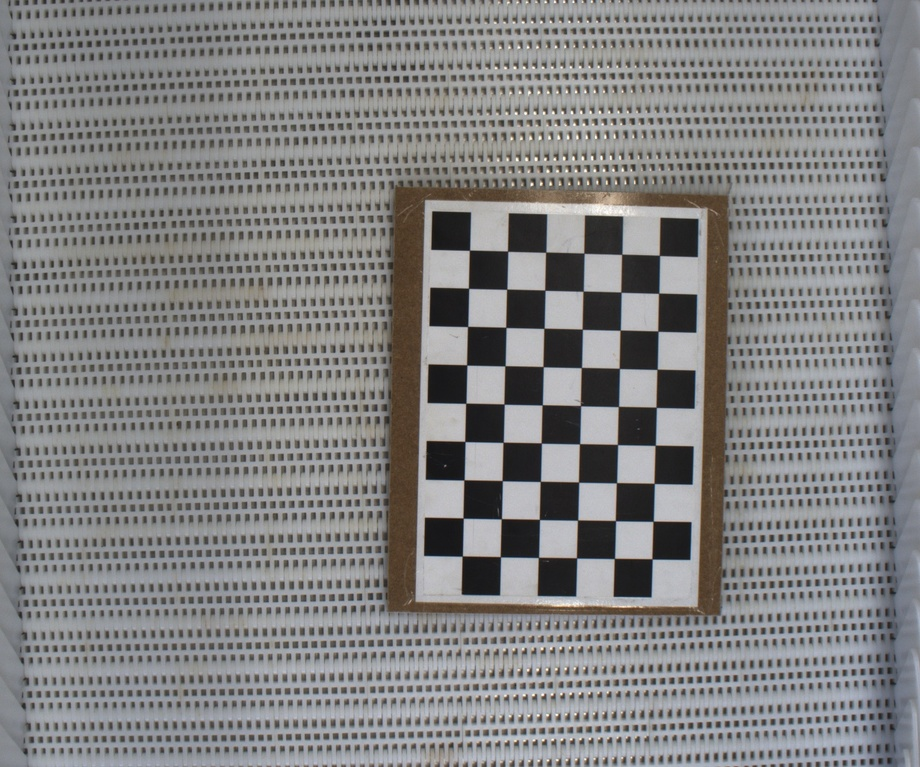
#> input picture Lecture 2/Images/exe_b/00001.jpeg, 920 x 767 px, shrunk from 1232 x 1028 before the run; its folder holds only this picture in this run
$ jupyter execute --allow-errors exe_b_c.ipynb
#> lines starting #> are read from the running program, lines starting #| are printed output that depends on the picture; after the words box and inside, x2 and y2 are one past the last pixel; in counts of white or black regions, pixels touching at a corner belong together; long printed decimals are rounded
Exercise B

B.1) Calibrate the camera using the built-in functions in OpenCV. Note: the checkerboard used in the images is of size 6x9 with each black/white square having a size of 20 mm.

B.2) Unfortunately not all the lines in the images are straight. Especially towards the edges of the images. Rectify this by undistorting (cv2.undistort) one of the images. Save the undistorted image. Is there a difference between the original and undistorted image?

[cell 1]
# Importing libraries & packages
import numpy as np
import cv2 as cv
import matplotlib.pyplot as plt
import time
import glob

# Images path
data_A = "../Images/exe_a/"
data_B = "../Images/exe_b/"
data_C = "../Images/exe_c/"
output = "output/"

B.1) Calibrate the camera using the built-in functions in OpenCV. Note: the checkerboard used in the images is of size 6x9 with each black/white square having a size of 20 mm.

[cell 2]
# termination criteria
criteria = (cv.TERM_CRITERIA_EPS + cv.TERM_CRITERIA_MAX_ITER, 30, 0.001)

# prepare object points, like (0,0,0), (1,0,0), (2,0,0) ....,(6,5,0)
objp = np.zeros((9*6,3), np.float32)
objp[:,:2] = np.mgrid[0:9,0:6].T.reshape(-1,2)

# Arrays to store object points and image points from all the images.
objpoints = [] # 3d point in real world space
imgpoints = [] # 2d points in image plane.

images = glob.glob(data_B+'*.jpeg')
for fname in images:
    img = cv.imread(fname)
#> img is the input picture: shape (767, 920, 3); mean B, G, R 129.5, 129.3, 129.5
    gray = cv.cvtColor(img, cv.COLOR_BGR2GRAY)
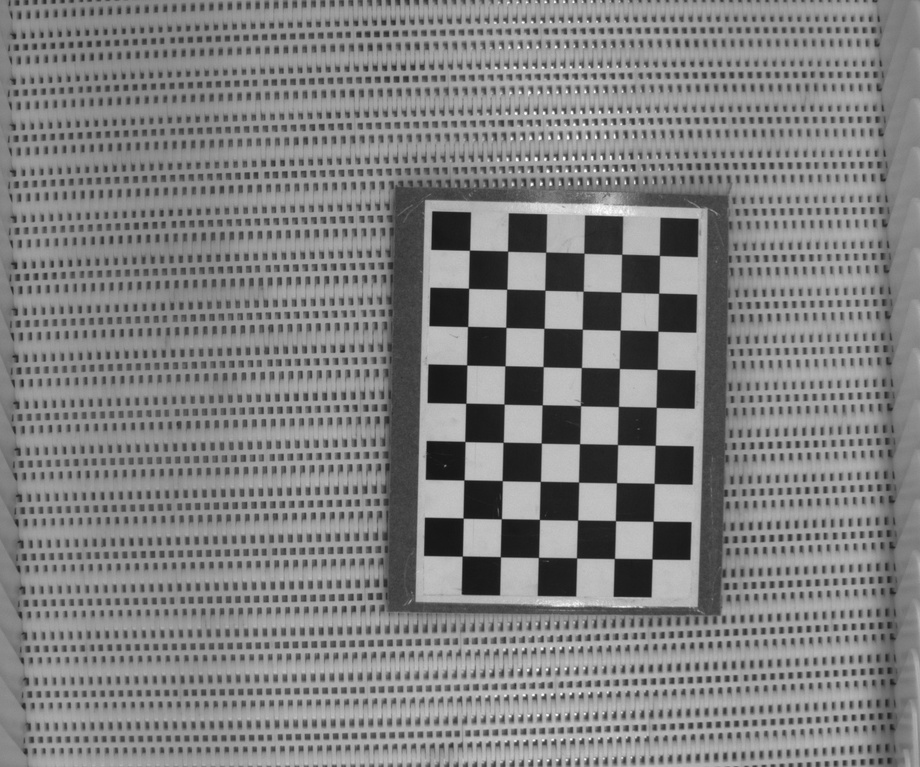
#> gray: shape (767, 920); min 18, max 254, mean 129.4
    # Find the chess board corners
    ret, corners = cv.findChessboardCorners(gray, (9,6), None)
#> ret = True; corners = 54 rows, first 8: [659.4, 255.4], [658.6, 293.2], [657.9, 331.2], [657.1, 369.3], [656.2, 407.3], [655.2, 445.3], [654.2, 483.4], [653.1, 521.3]
    # If found, add object points, image points (after refining them)
    if ret == True:
        objpoints.append(objp)
        corners2 = cv.cornerSubPix(gray,corners, (11,11), (-1,-1), criteria)
#> corners2 = 54 rows, first 8: [659.4, 255.4], [658.7, 293.2], [657.9, 331.1], [657.1, 369.3], [656.2, 407.3], [655.2, 445.3], [654.2, 483.4], [653.1, 521.3]
        imgpoints.append(corners2)

    # Draw and display the corners
    cv.drawChessboardCorners(img, (9,6), corners2, ret)
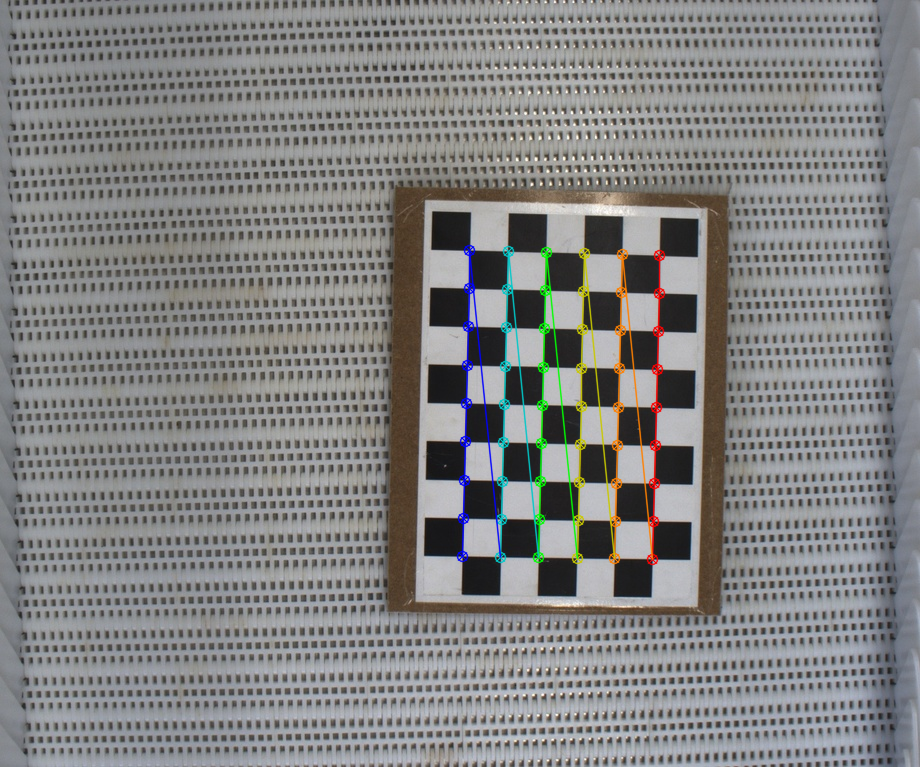
#> img: shape (767, 920, 3); 2% of pixels changed, all inside (x1, y1, x2, y2) = (456, 244, 666, 566)
    cv.imshow('img', img)
    cv.waitKey(0)
    cv.destroyAllWindows()

# Calibrating camera
ret, mtx, dist, rvecs, tvecs = cv.calibrateCamera(objpoints, imgpoints, gray.shape[::-1], None, None)
#> ret = 0.0762; mtx = [[3475.7, 0, 473], [0, 3454.5, 286.6], [0, 0, 1]]; dist = [[-1.38, -19.96, 0.0537, 0.0129, -0.892]]; rvecs = ([-0.0511, -0.0762, 1.59],); tvecs = ([4.89, -0.837, 90.88],)

print('Camera matrix', mtx)
#| Camera matrix [[3.47566821e+03 0.00000000e+00 4.73007869e+02]
#|  [0.00000000e+00 3.45446391e+03 2.86558794e+02]
#|  [0.00000000e+00 0.00000000e+00 1.00000000e+00]]
print('Distortion coeffs', dist)
#| Distortion coeffs [[-1.38254846e+00 -1.99600064e+01  5.36635513e-02  1.28960114e-02
#|   -8.91724507e-01]]
print('Rotation vectors', rvecs)
#| Rotation vectors (array([[-0.05114],
#|        [-0.07617],
#|        [ 1.594]]),)
print('Translation vectors', tvecs)
#| Translation vectors (array([[ 4.889],
#|        [-0.8372],
#|        [90.875]]),)

B.2) Unfortunately not all the lines in the images are straight. Especially towards the edges of the images. Rectify this by undistorting (cv2.undistort) one of the images. Save the undistorted image. Is there a difference between the original and undistorted image?

[cell 3]
# Load img and refine camera matrix
img = cv.imread(data_B+'00004.jpeg')
#> (the rest of this cell did not finish here and is left out)

Exercise C

C.1) In image 'images/00006.jpeg' draw the x, y and z axes such that they correspond with the checkerboard with origo at (0,0,0) in relation to the checkerboard in the image. Each axis should be 40 mm in the world space.

C.2) Try to project the point (40.0, 0.0, 0.0) from the 3D world coordinates (in relation to the checkerboard) to 2D image coordinates without using the cv2.projectPoints function and instead apply the matrices K[R|t] (which is known from our earlier calibration). Draw the resulting point onto the original image and save the resulting. Does it look like expected?

C.1) In image 'images/00006.jpeg' draw the x, y and z axes such that they correspond with the checkerboard with origo at (0,0,0) in relation to the checkerboard in the image. Each axis should be 40 mm in the world space.

[cell 4]
# Function to draw 3D axis
def draw(img, corners, imgpts):
    corner = tuple(corners[0].ravel())
    origo = (int(imgpts[0][0][0]),
            int(imgpts[0][0][1]))
    img = cv.line(img, corner, origo, (255,0,0), 5)
    img = cv.line(img, corner, origo, (0,255,0), 5)
    img = cv.line(img, corner, origo, (0,0,255), 5)
    return img

[cell 5]
# Create termination criteria , obj points + axis points
criteria = (cv.TERM_CRITERIA_EPS + cv.TERM_CRITERIA_MAX_ITER, 30, 0.001)
objp = np.zeros((6*9,3), np.float32)
objp[:,:2] = np.mgrid[0:9,0:6].T.reshape(-1,2)
axis = np.float32([[3,0,0], [0,3,0], [0,0,-3]]).reshape(-1,3)

for fname in glob.glob(data_C+'00006.jpeg'):
    img = cv.imread(fname)
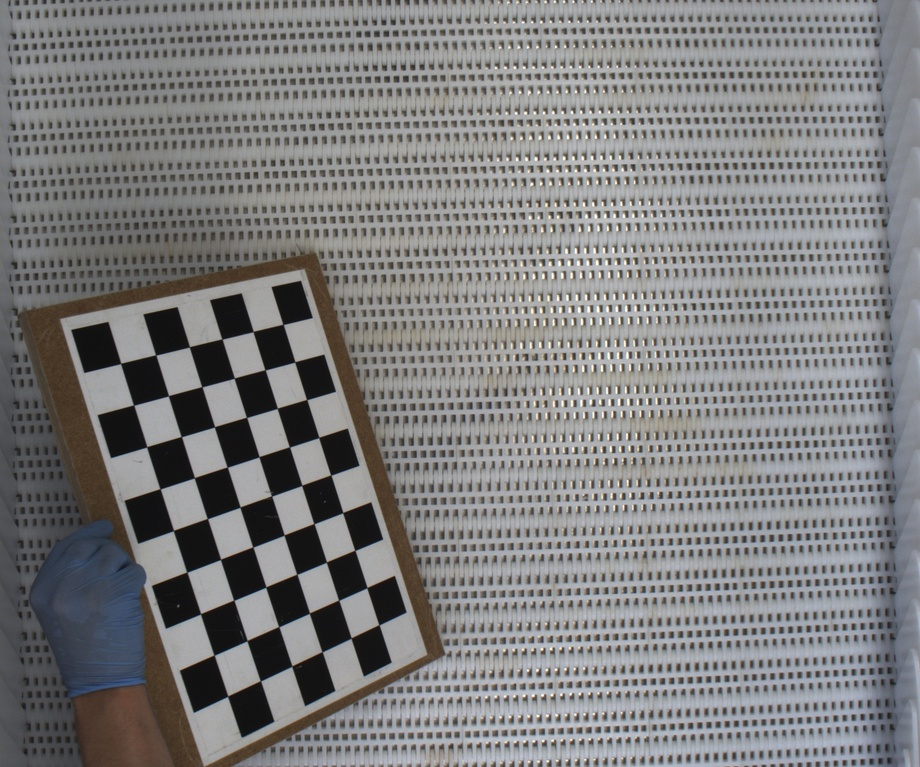
#> input picture Lecture 2/Images/exe_c/00006.jpeg, 920 x 767 px, shrunk from 1232 x 1028 before the run
#> img is the input picture: shape (767, 920, 3); mean B, G, R 126.2, 125.8, 126
    gray = cv.cvtColor(img,cv.COLOR_BGR2GRAY)
    ret, corners = cv.findChessboardCorners(gray, (9,6),None)
#> ret = True; corners = 54 rows, first 8: [283.1, 324.4], [294.8, 361.9], [306.7, 399.6], [318.8, 437.4], [330.8, 475.1], [342.7, 512.6], [354.9, 550.4], [367, 587.6]
    if ret == True:
        corners2 = cv.cornerSubPix(gray,corners,(11,11),(-1,-1),criteria)
#> corners2 = 54 rows, first 8: [283.1, 324.4], [294.8, 361.9], [306.7, 399.6], [318.7, 437.5], [330.8, 475.1], [342.7, 512.6], [354.8, 550.3], [366.9, 587.6]
        # Find the rotation and translation vectors.
        ret,rvecs, tvecs = cv.solvePnP(objp, corners2, mtx, dist)
#> rvecs = [-0.603, -0.451, 1.21]; tvecs = [-4.62, 0.745, 83.97]
        # project 3D points to image plane
        imgpts, jac = cv.projectPoints(axis, rvecs, tvecs, mtx, dist)
#> imgpts = [[319.6, 435.3], [188.6, 348], [355.9, 294.1]]
        img = draw(img,corners2,imgpts)
#> in draw, `corner = tuple(corners[0].ravel())`: corner = (283.1, 324.4)
#> in draw, `origo = (int(imgpts[0][0][0]), int(imgpts[0][0][1]))`: origo = (319, 435)
#> in draw, `img = cv.line(img, corner, origo, (0,0,255), 5)`:
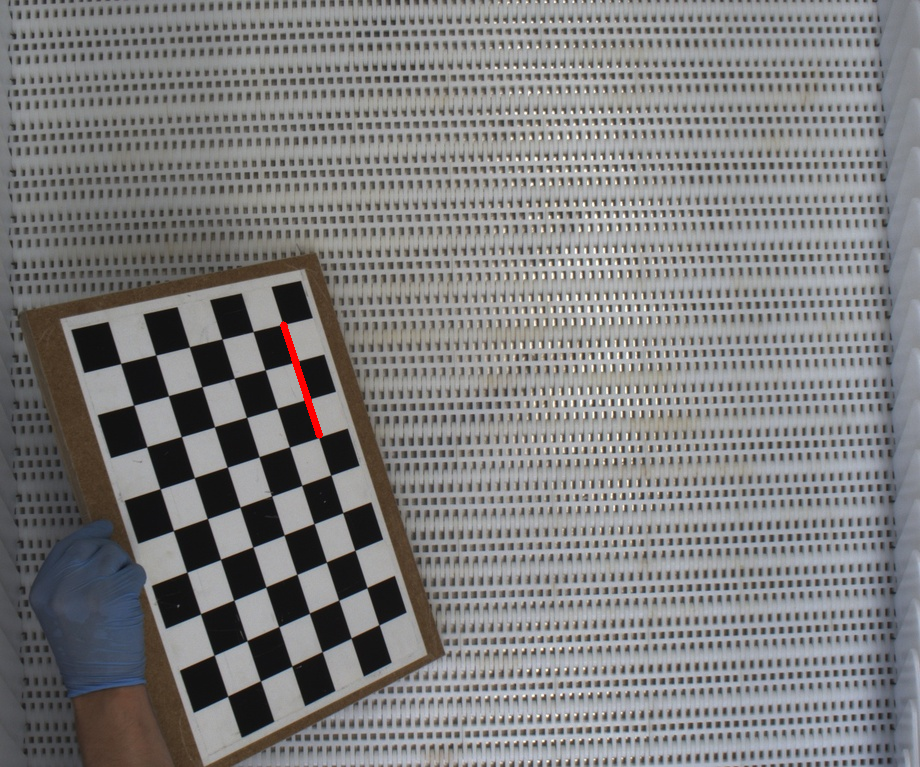
#> img: shape (767, 920, 3); mean B, G, R 126.1, 125.7, 126.2
        cv.imshow('img',img)
        k = cv.waitKey(0)
#> (key Esc is pressed here)
        if k == ord('s'):
            cv.imwrite(output+fname[:6]+'.png', img)
cv.destroyAllWindows()
